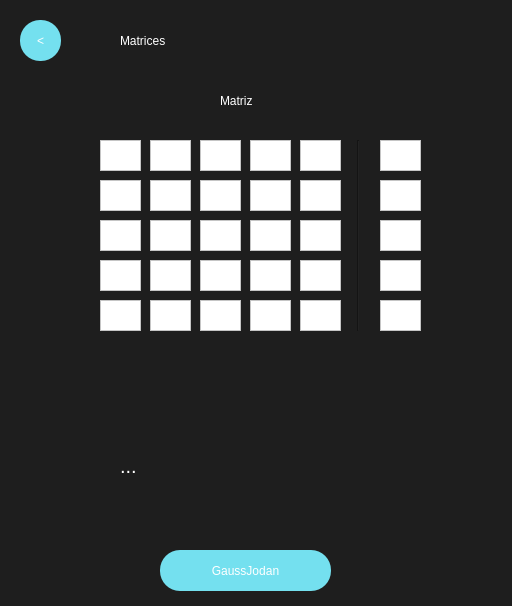
<?xml version="1.0" encoding="UTF-8"?>
<ui version="4.0">
 <class>MainWindow</class>
 <widget class="QMainWindow" name="MainWindow">
  <property name="geometry">
   <rect>
    <x>0</x>
    <y>0</y>
    <width>512</width>
    <height>606</height>
   </rect>
  </property>
  <property name="minimumSize">
   <size>
    <width>0</width>
    <height>0</height>
   </size>
  </property>
  <property name="maximumSize">
   <size>
    <width>2000</width>
    <height>2000</height>
   </size>
  </property>
  <property name="windowTitle">
   <string>MainWindow</string>
  </property>
  <property name="styleSheet">
   <string notr="true">QWidget{
background-color:#1E1E1E;
}

QPushButton{
background-color:#74E0Ef;
color:white;
font: 30pt &quot;Impact&quot;;
border-radius:25px;
}

QPushButton:hover{
background-color:#7A63FF;
color:#74E0Ef;
font: 30pt &quot;Impact&quot;;
border-radius:30px;
}
Line{
background-color:white;
}
</string>
  </property>
  <widget class="QWidget" name="centralwidget">
   <widget class="QLabel" name="label">
    <property name="geometry">
     <rect>
      <x>120</x>
      <y>10</y>
      <width>241</width>
      <height>61</height>
     </rect>
    </property>
    <property name="styleSheet">
     <string notr="true">color:white;
font: 50pt &quot;Impact&quot;;
</string>
    </property>
    <property name="text">
     <string>Matrices</string>
    </property>
   </widget>
   <widget class="QPushButton" name="GausBackButton">
    <property name="geometry">
     <rect>
      <x>20</x>
      <y>20</y>
      <width>41</width>
      <height>41</height>
     </rect>
    </property>
    <property name="styleSheet">
     <string notr="true">font: 20pt &quot;impact&quot;;
border-radius:20px;</string>
    </property>
    <property name="text">
     <string>&lt;</string>
    </property>
   </widget>
   <widget class="QTextEdit" name="num1Entry">
    <property name="geometry">
     <rect>
      <x>100</x>
      <y>140</y>
      <width>41</width>
      <height>31</height>
     </rect>
    </property>
    <property name="styleSheet">
     <string notr="true">background-color: rgb(255, 255, 255);</string>
    </property>
   </widget>
   <widget class="QTextEdit" name="num2Entry">
    <property name="geometry">
     <rect>
      <x>150</x>
      <y>140</y>
      <width>41</width>
      <height>31</height>
     </rect>
    </property>
    <property name="styleSheet">
     <string notr="true">background-color: rgb(255, 255, 255);</string>
    </property>
   </widget>
   <widget class="QTextEdit" name="num3Entry">
    <property name="geometry">
     <rect>
      <x>200</x>
      <y>140</y>
      <width>41</width>
      <height>31</height>
     </rect>
    </property>
    <property name="styleSheet">
     <string notr="true">background-color: rgb(255, 255, 255);</string>
    </property>
   </widget>
   <widget class="QTextEdit" name="num6Entry">
    <property name="geometry">
     <rect>
      <x>100</x>
      <y>180</y>
      <width>41</width>
      <height>31</height>
     </rect>
    </property>
    <property name="styleSheet">
     <string notr="true">background-color: rgb(255, 255, 255);</string>
    </property>
   </widget>
   <widget class="QTextEdit" name="num8Entry">
    <property name="geometry">
     <rect>
      <x>200</x>
      <y>180</y>
      <width>41</width>
      <height>31</height>
     </rect>
    </property>
    <property name="styleSheet">
     <string notr="true">background-color: rgb(255, 255, 255);</string>
    </property>
   </widget>
   <widget class="QTextEdit" name="num7Entry">
    <property name="geometry">
     <rect>
      <x>150</x>
      <y>180</y>
      <width>41</width>
      <height>31</height>
     </rect>
    </property>
    <property name="styleSheet">
     <string notr="true">background-color: rgb(255, 255, 255);</string>
    </property>
   </widget>
   <widget class="QTextEdit" name="num13Entry">
    <property name="geometry">
     <rect>
      <x>200</x>
      <y>220</y>
      <width>41</width>
      <height>31</height>
     </rect>
    </property>
    <property name="styleSheet">
     <string notr="true">background-color: rgb(255, 255, 255);</string>
    </property>
   </widget>
   <widget class="QTextEdit" name="num11Entry">
    <property name="geometry">
     <rect>
      <x>100</x>
      <y>220</y>
      <width>41</width>
      <height>31</height>
     </rect>
    </property>
    <property name="styleSheet">
     <string notr="true">background-color: rgb(255, 255, 255);</string>
    </property>
   </widget>
   <widget class="QTextEdit" name="num12Entry">
    <property name="geometry">
     <rect>
      <x>150</x>
      <y>220</y>
      <width>41</width>
      <height>31</height>
     </rect>
    </property>
    <property name="styleSheet">
     <string notr="true">background-color: rgb(255, 255, 255);</string>
    </property>
   </widget>
   <widget class="QLabel" name="label_2">
    <property name="geometry">
     <rect>
      <x>220</x>
      <y>80</y>
      <width>71</width>
      <height>41</height>
     </rect>
    </property>
    <property name="styleSheet">
     <string notr="true">color:white;
font: 20pt &quot;Impact&quot;;
</string>
    </property>
    <property name="text">
     <string>Matriz </string>
    </property>
   </widget>
   <widget class="QLabel" name="ResultMatrix">
    <property name="geometry">
     <rect>
      <x>120</x>
      <y>400</y>
      <width>261</width>
      <height>131</height>
     </rect>
    </property>
    <property name="maximumSize">
     <size>
      <width>1000</width>
      <height>900</height>
     </size>
    </property>
    <property name="styleSheet">
     <string notr="true">color:white;
font:20px</string>
    </property>
    <property name="text">
     <string>...</string>
    </property>
   </widget>
   <widget class="QPushButton" name="GausButton">
    <property name="geometry">
     <rect>
      <x>160</x>
      <y>550</y>
      <width>171</width>
      <height>41</height>
     </rect>
    </property>
    <property name="maximumSize">
     <size>
      <width>16777215</width>
      <height>300</height>
     </size>
    </property>
    <property name="styleSheet">
     <string notr="true">font: 20pt &quot;impact&quot;;
border-radius:20px;</string>
    </property>
    <property name="text">
     <string>GaussJodan</string>
    </property>
   </widget>
   <widget class="QTextEdit" name="ind1Entry">
    <property name="geometry">
     <rect>
      <x>380</x>
      <y>140</y>
      <width>41</width>
      <height>31</height>
     </rect>
    </property>
    <property name="styleSheet">
     <string notr="true">background-color: rgb(255, 255, 255);</string>
    </property>
   </widget>
   <widget class="QTextEdit" name="ind3Entry">
    <property name="geometry">
     <rect>
      <x>380</x>
      <y>220</y>
      <width>41</width>
      <height>31</height>
     </rect>
    </property>
    <property name="styleSheet">
     <string notr="true">background-color: rgb(255, 255, 255);</string>
    </property>
   </widget>
   <widget class="QTextEdit" name="ind2Entry">
    <property name="geometry">
     <rect>
      <x>380</x>
      <y>180</y>
      <width>41</width>
      <height>31</height>
     </rect>
    </property>
    <property name="styleSheet">
     <string notr="true">background-color: rgb(255, 255, 255);</string>
    </property>
   </widget>
   <widget class="Line" name="line">
    <property name="geometry">
     <rect>
      <x>350</x>
      <y>140</y>
      <width>16</width>
      <height>191</height>
     </rect>
    </property>
    <property name="styleSheet">
     <string notr="true">background{
color:white;
}</string>
    </property>
    <property name="orientation">
     <enum>Qt::Vertical</enum>
    </property>
   </widget>
   <widget class="QTextEdit" name="num9Entry">
    <property name="geometry">
     <rect>
      <x>250</x>
      <y>180</y>
      <width>41</width>
      <height>31</height>
     </rect>
    </property>
    <property name="styleSheet">
     <string notr="true">background-color: rgb(255, 255, 255);</string>
    </property>
   </widget>
   <widget class="QTextEdit" name="num4Entry">
    <property name="geometry">
     <rect>
      <x>250</x>
      <y>140</y>
      <width>41</width>
      <height>31</height>
     </rect>
    </property>
    <property name="styleSheet">
     <string notr="true">background-color: rgb(255, 255, 255);</string>
    </property>
   </widget>
   <widget class="QTextEdit" name="num14Entry">
    <property name="geometry">
     <rect>
      <x>250</x>
      <y>220</y>
      <width>41</width>
      <height>31</height>
     </rect>
    </property>
    <property name="styleSheet">
     <string notr="true">background-color: rgb(255, 255, 255);</string>
    </property>
   </widget>
   <widget class="QTextEdit" name="num16Entry">
    <property name="geometry">
     <rect>
      <x>100</x>
      <y>260</y>
      <width>41</width>
      <height>31</height>
     </rect>
    </property>
    <property name="styleSheet">
     <string notr="true">background-color: rgb(255, 255, 255);</string>
    </property>
   </widget>
   <widget class="QTextEdit" name="num17Entry">
    <property name="geometry">
     <rect>
      <x>150</x>
      <y>260</y>
      <width>41</width>
      <height>31</height>
     </rect>
    </property>
    <property name="styleSheet">
     <string notr="true">background-color: rgb(255, 255, 255);</string>
    </property>
   </widget>
   <widget class="QTextEdit" name="num18Entry">
    <property name="geometry">
     <rect>
      <x>200</x>
      <y>260</y>
      <width>41</width>
      <height>31</height>
     </rect>
    </property>
    <property name="styleSheet">
     <string notr="true">background-color: rgb(255, 255, 255);</string>
    </property>
   </widget>
   <widget class="QTextEdit" name="num19Entry">
    <property name="geometry">
     <rect>
      <x>250</x>
      <y>260</y>
      <width>41</width>
      <height>31</height>
     </rect>
    </property>
    <property name="styleSheet">
     <string notr="true">background-color: rgb(255, 255, 255);</string>
    </property>
   </widget>
   <widget class="QTextEdit" name="ind4Entry">
    <property name="geometry">
     <rect>
      <x>380</x>
      <y>260</y>
      <width>41</width>
      <height>31</height>
     </rect>
    </property>
    <property name="styleSheet">
     <string notr="true">background-color: rgb(255, 255, 255);</string>
    </property>
   </widget>
   <widget class="QTextEdit" name="ind5Entry">
    <property name="geometry">
     <rect>
      <x>380</x>
      <y>300</y>
      <width>41</width>
      <height>31</height>
     </rect>
    </property>
    <property name="styleSheet">
     <string notr="true">background-color: rgb(255, 255, 255);</string>
    </property>
   </widget>
   <widget class="QTextEdit" name="num10Entry">
    <property name="geometry">
     <rect>
      <x>300</x>
      <y>180</y>
      <width>41</width>
      <height>31</height>
     </rect>
    </property>
    <property name="styleSheet">
     <string notr="true">background-color: rgb(255, 255, 255);</string>
    </property>
   </widget>
   <widget class="QTextEdit" name="num5Entry">
    <property name="geometry">
     <rect>
      <x>300</x>
      <y>140</y>
      <width>41</width>
      <height>31</height>
     </rect>
    </property>
    <property name="styleSheet">
     <string notr="true">background-color: rgb(255, 255, 255);</string>
    </property>
   </widget>
   <widget class="QTextEdit" name="num15Entry">
    <property name="geometry">
     <rect>
      <x>300</x>
      <y>220</y>
      <width>41</width>
      <height>31</height>
     </rect>
    </property>
    <property name="styleSheet">
     <string notr="true">background-color: rgb(255, 255, 255);</string>
    </property>
   </widget>
   <widget class="QTextEdit" name="num20Entry">
    <property name="geometry">
     <rect>
      <x>300</x>
      <y>260</y>
      <width>41</width>
      <height>31</height>
     </rect>
    </property>
    <property name="styleSheet">
     <string notr="true">background-color: rgb(255, 255, 255);</string>
    </property>
   </widget>
   <widget class="QTextEdit" name="num21Entry">
    <property name="geometry">
     <rect>
      <x>100</x>
      <y>300</y>
      <width>41</width>
      <height>31</height>
     </rect>
    </property>
    <property name="styleSheet">
     <string notr="true">background-color: rgb(255, 255, 255);</string>
    </property>
   </widget>
   <widget class="QTextEdit" name="num23Entry">
    <property name="geometry">
     <rect>
      <x>200</x>
      <y>300</y>
      <width>41</width>
      <height>31</height>
     </rect>
    </property>
    <property name="styleSheet">
     <string notr="true">background-color: rgb(255, 255, 255);</string>
    </property>
   </widget>
   <widget class="QTextEdit" name="num22Entry">
    <property name="geometry">
     <rect>
      <x>150</x>
      <y>300</y>
      <width>41</width>
      <height>31</height>
     </rect>
    </property>
    <property name="styleSheet">
     <string notr="true">background-color: rgb(255, 255, 255);</string>
    </property>
   </widget>
   <widget class="QTextEdit" name="num24Entry">
    <property name="geometry">
     <rect>
      <x>250</x>
      <y>300</y>
      <width>41</width>
      <height>31</height>
     </rect>
    </property>
    <property name="styleSheet">
     <string notr="true">background-color: rgb(255, 255, 255);</string>
    </property>
   </widget>
   <widget class="QTextEdit" name="num25Entry">
    <property name="geometry">
     <rect>
      <x>300</x>
      <y>300</y>
      <width>41</width>
      <height>31</height>
     </rect>
    </property>
    <property name="styleSheet">
     <string notr="true">background-color: rgb(255, 255, 255);</string>
    </property>
   </widget>
  </widget>
 </widget>
 <resources/>
 <connections/>
</ui>
